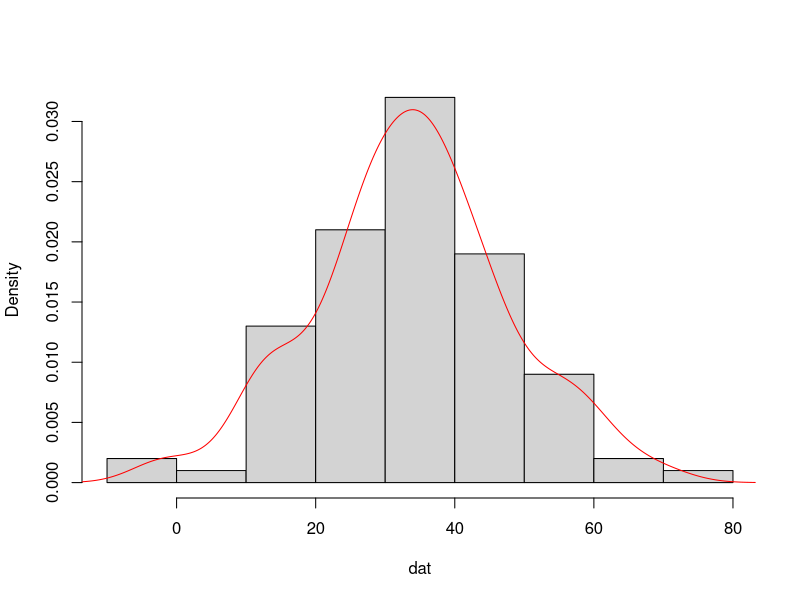
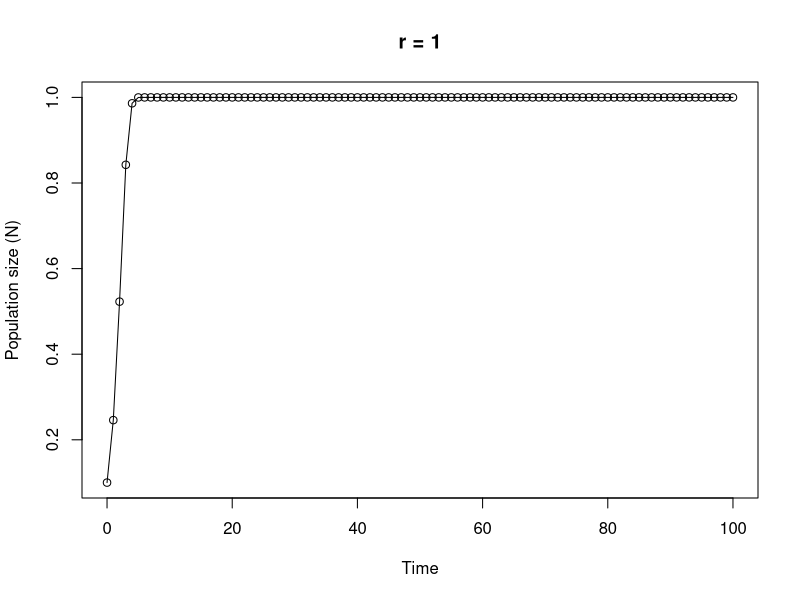

These charts were generated, in order, by the following R code:
## ----Q1, results = 'asis'-----------------------------------------------------------------------------------------

# area of a circle
# the equation to calculate the area of a circle is pi * radius^2

circle.area <- function(d){ 
	pi * (d/2)^2
}

# to use your new function

circle.area(10)
# [1] 78.53982

# to test on a vector of diameters
# first create a vector with diameters ranging from 0 to 50 in steps of 10

cir.diam <- seq(from = 0, to = 50, by = 10)

# test your function

circle.area(cir.diam)
# [1]    0.00000   78.53982  314.15927  706.85835 1256.63706 1963.49541


## ----Q2, tidy = TRUE----------------------------------------------------------------------------------------------

far.cent <- function(a){
	val <- (a-32)*5/9
	print(paste("Fahrenheit: ", round(a, digits = 3), "oF",sep = " "), quote = FALSE)# round 3dp
	print(paste("Centigrade: ", round(val, digits = 3), "oC", sep = " "), quote = FALSE)# round 3dp
}

# alternative Fahrenheit to centigrade using cat function

far.cent2 <- function(a){
	val <- (a - 32) * 5/9	#calculation
	cat("Fahrenheit: ", round(a, digits = 3), "oF", "\n")   # use cat function
	cat("Centigrade: ", round(val, digits = 3), "oC", "\n")   
}



## ----Q3-----------------------------------------------------------------------------------------------------------

# Create a vector of normally distributed data
# length 100, mean 35 and standard deviation of 29

vals <- rnorm(100, 35, 15)	# create some norm dist data mean 35, sd = 15

summary.fun <- function(dat){
	mymean <- round(mean(dat), digits = 4)      	# calc mean
	mymedian <- round(median(dat), digits = 4)    # calc median
	mymin <- round(min(dat), digits = 4)          # calc min
	mymax <- round(max(dat), digits = 4)          # calc max
	print(paste("mean:", mymean, sep = " "), quote = FALSE)     # print mean
	print(paste("median:", mymedian, sep = " "), quote = FALSE)     # print median
	print(paste("range:", "from:", mymin, "to", mymax, sep = " "), quote = FALSE) 
	dens <- density(dat)                          # estimate density curve
	hist(dat, main = "",type = "l",freq = FALSE)  # plot histogram
	lines(dens, lty = 1, col = "red")             # plot density curve
}

# use the function
summary.fun(vals)


## ----Q4-----------------------------------------------------------------------------------------------------------

# calculate a median

ourmedian <- function(x){
	n <- length(x)
	if (n %% 2 == 1)      # odd numbers
	  sort(x)[(n + 1)/2]  # find the middle number by adding 1 to length and div 2
	else {                # even numbers
	  middletwo <- sort(x)[(n/2) + 0:1]   #find the two middle numbers
	  mean(middletwo)
	  }
}

# use the function
mydat <- sample(1:50, size = 10, replace = TRUE )

# our function
ourmedian(mydat)

# R median function
median(mydat)


## ----Q5, tidy = TRUE----------------------------------------------------------------------------------------------

# function to simulate Ricker model

Ricker.model <- function(nzero, r, time, K=1){     # sets initial parameters
  N <- numeric(time + 1)    # creates a real vector of length time+1 to store values of Nt+1
  N[1] <- nzero             # sets initial population size in first element of N
  for (i in 1:time) {				# loops over time
      N[i+1] <- N[i]*exp(r*(1 - N[i]/K))    
  }
  Time <- 0:time   					 # creates vector for x axis
  plot(Time, N, type = "o", xlim = c(0, time), xlab = "Time", ylab = "Population size (N)", main = paste("r =", r, sep=" "))   # plots     output
}

# To run
# play around with the different parameters, especially r
Ricker.model(nzero=0.1,r=1,time=100)
